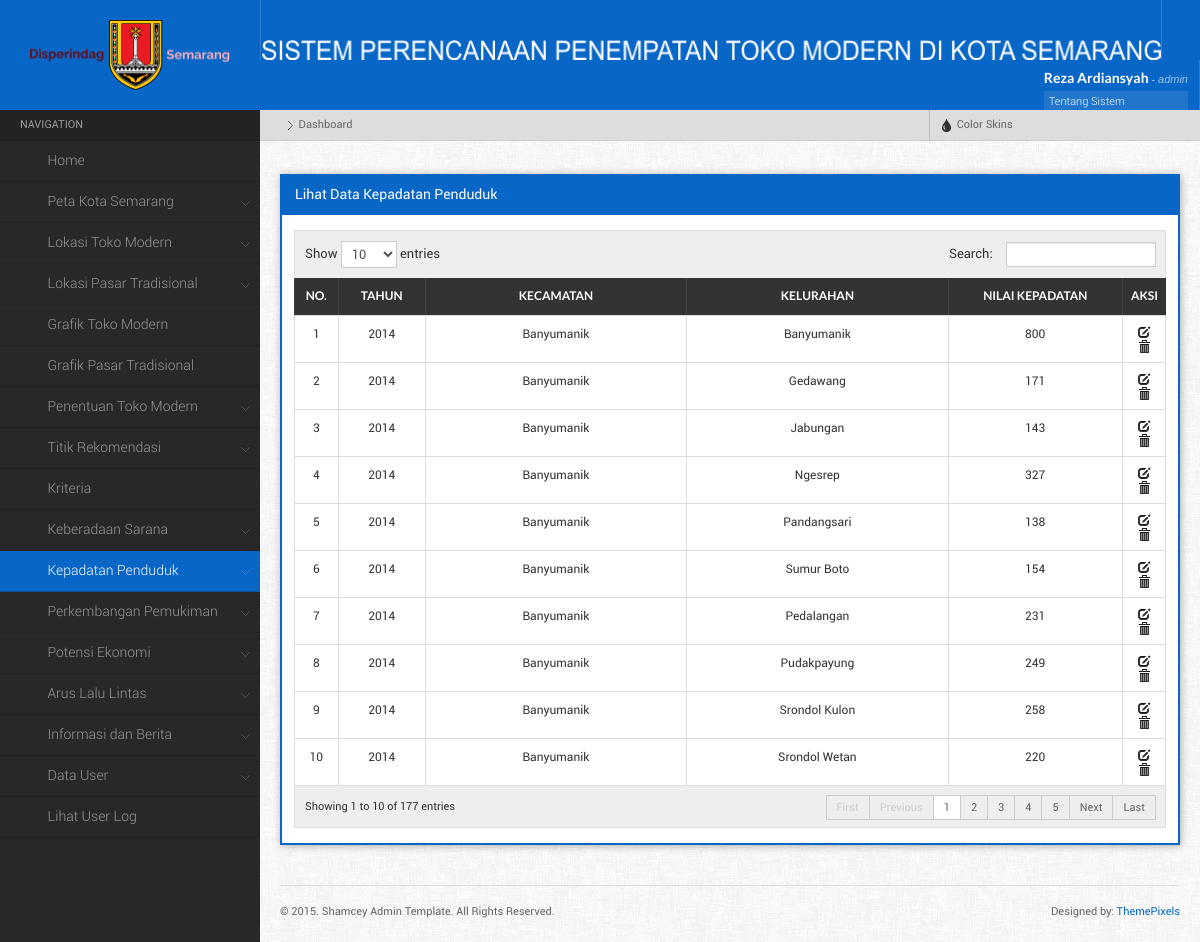
The app's page /main.php?menu=lihatKepadatan (signed in), older data.
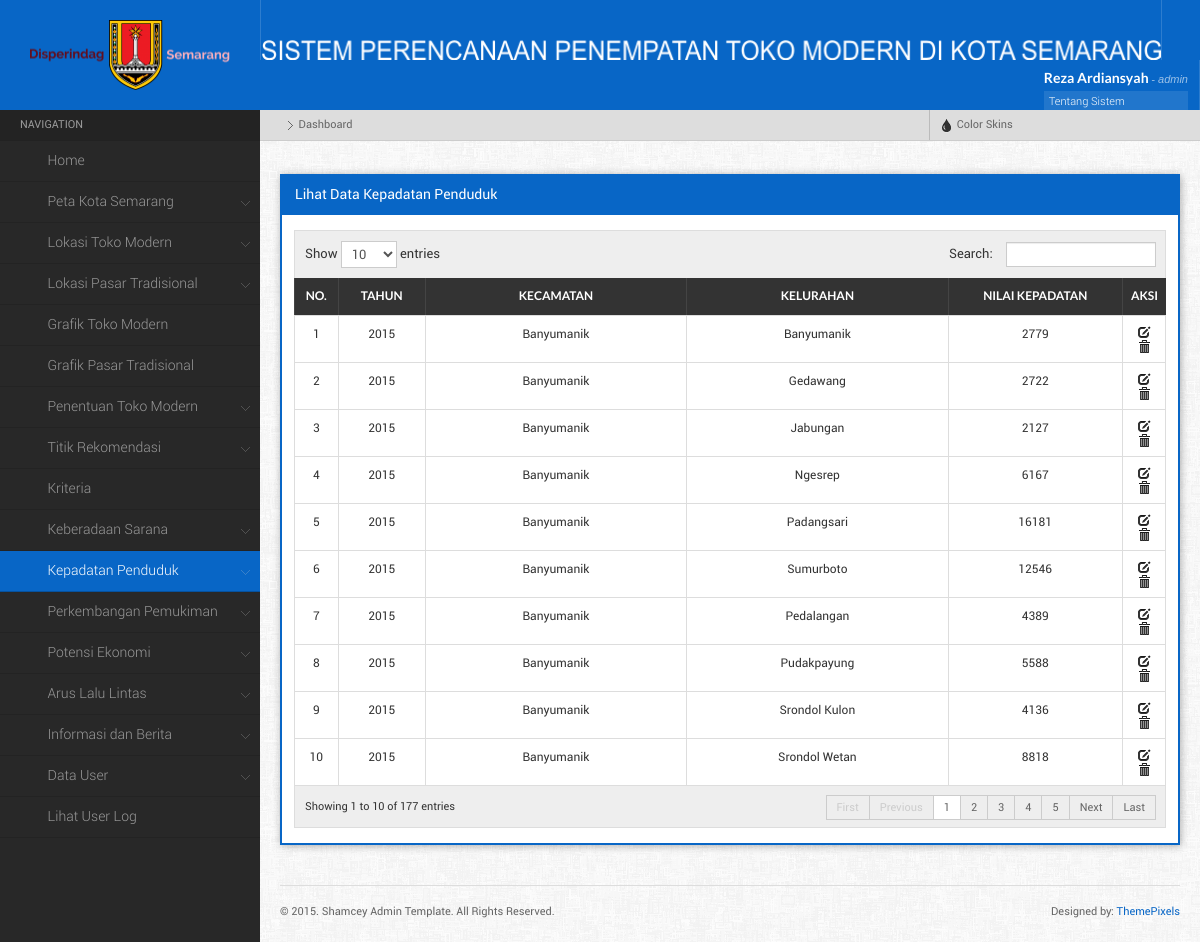
The same page, newer data.
### tables this page shows
CREATE TABLE `kepadatan_penduduk` (
  `id_kepadatan` int(11) NOT NULL,
  `id_kelurahan` int(11) NOT NULL,
  `tahun` year(4) NOT NULL,
  `nilai_kepadatan` int(11) NOT NULL,
  `id_klasifikasikepadatan` int(11) NOT NULL
);

CREATE TABLE `kecamatan` (
  `id_kecamatan` int(11) NOT NULL,
  `nama_kecamatan` varchar(50) NOT NULL,
  `latitude` varchar(25) NOT NULL,
  `longitude` varchar(25) NOT NULL
);

CREATE TABLE `kelurahan` (
  `id_kelurahan` int(11) NOT NULL,
  `id_kecamatan` int(11) NOT NULL,
  `Kelurahan` char(50) DEFAULT NULL,
  `Geometry` longblob,
  `Luas` decimal(10,3) DEFAULT NULL,
  `XMin` int(11) DEFAULT NULL,
  `XMax` int(11) DEFAULT NULL,
  `YMin` int(11) DEFAULT NULL,
  `YMax` int(11) DEFAULT NULL,
  `id_lokasi` int(11) NOT NULL
);

### component/lihat_kepadatan.php (the view, shortened to what this page needs)
<?php
	$query = mysql_query("SELECT * FROM kepadatan_penduduk a, kelurahan b, kecamatan c
							WHERE a.id_kelurahan = b.id_kelurahan
							AND b.id_kecamatan = c.id_kecamatan
							ORDER BY tahun DESC, c.id_kecamatan ASC") or die (mysql_error());
    echo "<div class=\"widget\">
			<h4 class=\"widgettitle\">Lihat Data Kepadatan Penduduk</h4>
			<div class=\"widgetcontent\">
            <table id=\"dyntable\" class=\"table table-bordered responsive\">
                <thead>
                    <tr>
                        <th></th>
                        <th><center>No.</th>
						<th><center>Tahun</th>
                        <th><center>Kecamatan</th>
						<th><center>Kelurahan</th>
						<th><center>Nilai Kepadatan</th>
						<th><center>Aksi</th>
                    </tr>
                </thead>
				<tbody>";
				$no = 1;
				while($pecah = mysql_fetch_array($query)){
					echo "<tr class=\" \">
						<td></td>
						<td style='width:5%;'><center>$no</td>
						<td style='width:10%;'><center>$pecah[tahun]</td>
						<td style='width:30%;'><center>$pecah[nama_kecamatan]</td>
						<td style='width:30%;'><center>$pecah[Kelurahan]</td>
						<td style='width:20%;'><center>$pecah[nilai_kepadatan]</td>
						<td class=\"center\" style=\"width: 5%;\">
							<a href= \"main.php?menu=editKepadatan&id_kepadatan=$pecah[id_kepadatan]\" title=\"Edit\"><i  class=\"icon-edit\"></i></a>
							<a href=\"main.php?menu=hapusKepadatan&id_kepadatan=$pecah[id_kepadatan]\" title=\"Hapus\" onClick=\"return confirm('Apakah Anda yakin ingin menghapus data ini?')\" class=\"icon-trash\"><i></i></a>
						</td>";
					echo "</td>
					</tr>";
				$no++;
				};
				echo "</tbody>
			</table>
		</div>
		</div>
	";
?>

### main.php (shortened to what this page needs)
<?php
if (empty($_SESSION['username']) AND empty ($_SESSION['id_user'])){
	echo "<meta http-equiv=\"refresh\" content=\"0; url=index.php\">";
}else{
?>
<html>
	<head>
		<link rel="stylesheet" href="css/style.default.css" type="text/css" />
		<link rel="stylesheet" href="css/responsive-tables.css">
		<link rel="stylesheet" href="css/bootstrap-fileupload.min.css" type="text/css" />
		<link rel="stylesheet" href="css/bootstrap-timepicker.min.css" type="text/css" />
	</head>
	<body>
		<?php
			function setActive($d){
				if(ISSET($_GET['menu'])){
					if($_GET['menu'] == $d){
						echo "class='active'";
					}
				}
			}
			function setActive1(){
			echo "active";
			}
		?>
	<div class="mainwrapper">
    <div class="header">
		<div class="logo">
			<img src="images/disperindag.png" alt="" style=" width:200px; height:70px; margin-top:-20px; !important" />
		</div>
			<div class="headerinner">
                <ul class="headmenu">
					<li>
						<img src="images/logo8.png" alt="" style=" width:900px; height:20px; margin-top:40px; !important"  />
					</li>
				<li class="right">
                    <div class="userloggedinfo">
                        <div class="userinfo">
                            <h5><?php echo $_SESSION['nama_user']; ?> <small>- <?php echo $_SESSION['username']; ?></small></h5>
                            <ul>
								<li> <a  data-toggle="modal" href="#myModal">Tentang Sistem <span class="iconfa-question-sign"></span></a></li>
                                <li><a href="main.php?menu=editProfile">Edit Profile <span class="iconfa-cog"></span></a></li>
                                <li><a href="logout.php">Sign Out <span class="iconfa-signout"></span></a></li>
                            </ul>
                        </div>
                    </div>
                </li>
				</ul>
			</div>
    </div>
    <div class="leftpanel">
        <div class="leftmenu">
            <ul class="nav nav-tabs nav-stacked">
            	<li class="nav-header">Navigation</li>
					<?php
						if($_SESSION['level'] == '1'){
					?>
						<li <?php setActive('dashboard');?>><a href="main.php"><span class="iconfa-home"></span>Home</a>
						</li>
						<li class="dropdown  <?php if (($_GET['menu'] == 'petaSemarang') || ($_GET['menu'] == 'petaSemarangapi')){ setActive1(); }?>"><a href=""><span class="iconfa-globe"></span>Peta Kota Semarang</a>
						</li>
						<li class="dropdown  <?php if (($_GET['menu'] == 'formToko') || ($_GET['menu'] == 'lihatToko')){ setActive1(); }?>"><a href=""><span class="iconfa-tags"></span>Lokasi Toko Modern</a>
						</li>
						<li class="dropdown  <?php if (($_GET['menu'] == 'formPasar') || ($_GET['menu'] == 'lihatPasar')){ setActive1(); }?>"><a href=""><span class="iconfa-shopping-cart"></span>Lokasi Pasar Tradisional</a>
						</li>
						<li <?php setActive('grafikToko');?>><a href="main.php?menu=grafikToko"><span class="iconfa-bar-chart"></span>Grafik Toko Modern</a>
						</li>
						<li <?php setActive('grafikPasar');?>><a href="main.php?menu=grafikPasar"><span class="iconfa-signal"></span>Grafik Pasar Tradisional</a>
						</li>
						<li class="dropdown  <?php if (($_GET['menu'] == 'penentuanToko') || ($_GET['menu'] == 'penentuanTokoall')){ setActive1(); }?>"><a href=""><span class="iconfa-map-marker"></span>Penentuan Toko Modern</a>
						</li>
						<li class="dropdown  <?php if (($_GET['menu'] == 'formTitik') || ($_GET['menu'] == 'lihatTitik')){ setActive1(); }?>"><a href=""><span class="iconfa-screenshot"></span>Titik Rekomendasi</a>
						</li>
						<li <?php setActive('lihatKriteria');?>><a href="main.php?menu=lihatKriteria"><span class="iconfa-wrench"></span>Kriteria</a>
						</li>
						<li class="dropdown  <?php if (($_GET['menu'] == 'formKeberadaan') || ($_GET['menu'] == 'lihatKeberadaan')){ setActive1(); }?>"><a href=""><span class="iconfa-umbrella"></span>Keberadaan Sarana</a>
						</li>
						<li class="dropdown  <?php if (($_GET['menu'] == 'formKepadatan') || ($_GET['menu'] == 'lihatKepadatan')){ setActive1(); }?>"><a href=""><span class="iconfa-th-large"></span>Kepadatan Penduduk</a>
						</li>
						<li class="dropdown  <?php if (($_GET['menu'] == 'formPerkembangan') || ($_GET['menu'] == 'lihatPerkembangan')){ setActive1(); }?>"><a href=""><span class="iconfa-th"></span>Perkembangan Pemukiman</a>
						</li>
						<li class="dropdown  <?php if (($_GET['menu'] == 'formPotensi') || ($_GET['menu'] == 'lihatPotensi')){ setActive1(); }?>"><a href=""><span class="iconfa-align-left"></span>Potensi Ekonomi</a>
						</li>
						<li class="dropdown  <?php if (($_GET['menu'] == 'formArus') || ($_GET['menu'] == 'lihatArus')){ setActive1(); }?>"><a href=""><span class="iconfa-road"></span>Arus Lalu Lintas</a>
						</li>
						<li class="dropdown  <?php if (($_GET['menu'] == 'formInfo') || ($_GET['menu'] == 'lihatInfo')){ setActive1(); }?>"><a href=""><span class="iconfa-info-sign"></span>Informasi dan Berita</a>
						</li>
						<li class="dropdown <?php if (($_GET['menu'] == 'formInputUser') || ($_GET['menu'] == 'lihatUser')){ setActive1(); }?>"><a href=""><span class="iconfa-user"></span>Data User</a>
						</li>
						<li <?php setActive('lihatLog');?>><a href="main.php?menu=lihatLog"><span class="iconfa-pencil"></span>Lihat User Log</a>
						</li>
						<?php }
						 ?>
			</ul>
        </div>
    </div>
    <div class="rightpanel">
        <ul class="breadcrumbs">
            <li><a href="main.php"><i class="iconfa-home"></i></a> <span class="separator"></span></li>
            <li>Dashboard</li>
			<li class="right">
                    <a href="" data-toggle="dropdown" class="dropdown-toggle"><i class="icon-tint"></i> Color Skins</a>
            </li>
        </ul>
        <div class="maincontent">
            <div class="maincontentinner" style='position:relative;'>
			<?php
			if(ISSET($_GET['menu'])){
				$d = $_GET['menu'];
				if($d == 'home'){
					include "component/home.php";
				}else if($d == 'dashboard'){
					include "main.php";
				}else if($d == 'editProfile'){
					include "component/editprofile.php";
				}else if($d == 'resetPass'){
					include "component/resetpass.php";
				}else if($d == 'formInputUser'){
					include "component/form_user.php";
				}else if($d == 'lihatUser'){
					include "component/lihat_user.php";
				}else if($d == 'reset'){
					include "component/resetpass.php";
				}else if($d == 'hapusUser'){
					include "component/hapus_user.php";
				}else if($d == 'lihatLog'){
					include "component/lihat_log.php";
				}else if($d == 'formTitik'){
					include "component/form_titik.php";
				}else if($d == 'lihatTitik'){
					include "component/lihat_titik.php";
				}else if($d == 'editTitik'){
					include "component/form_edit_titik.php";
				}else if($d == 'hapusTitik'){
					include "component/hapus_titik.php";
				}else if($d == 'lihatKriteria'){
					include "component/lihat_kriteria.php";
				}else if($d == 'editKriteria'){
					include "component/form_edit_kriteria.php";
				}else if($d == 'hapusKriteria'){
					include "component/hapus_kriteria.php";
				}else if($d == 'formKeberadaan'){
					include "component/form_keberadaan.php";
				}else if($d == 'lihatKeberadaan'){
					include "component/lihat_keberadaan.php";
				}else if($d == 'editKeberadaan'){
					include "component/form_edit_keberadaan.php";
				}else if($d == 'hapusKeberadaan'){
					include "component/hapus_keberadaan.php";
				}else if($d == 'formKepadatan'){
					include "component/form_kepadatan.php";
				}else if($d == 'lihatKepadatan'){
					include "component/lihat_kepadatan.php";
				}else if($d == 'editKepadatan'){
					include "component/form_edit_kepadatan.php";
				}else if($d == 'hapusKepadatan'){
					include "component/hapus_kepadatan.php";
				}else if($d == 'formPerkembangan'){
					include "component/form_perkembangan.php";
				}else if($d == 'lihatPerkembangan'){
					include "component/lihat_perkembangan.php";
				}else if($d == 'editPerkembangan'){
					include "component/form_edit_perkembangan.php";
				}else if($d == 'hapusPerkembangan'){
					include "component/hapus_perkembangan.php";
				}else if($d == 'formPotensi'){
					include "component/form_potensi.php";
				}else if($d == 'lihatPotensi'){
					include "component/lihat_potensi.php";
				}else if($d == 'editPotensi'){
					include "component/form_edit_potensi.php";
				}else if($d == 'hapusPotensi'){
					include "component/hapus_potensi.php";
				}else if($d == 'formArus'){
					include "component/form_arus.php";
				}else if($d == 'lihatArus'){
					include "component/lihat_arus.php";
				}else if($d == 'editArus'){
					include "component/form_edit_arus.php";
				}else if($d == 'hapusArus'){
					include "component/hapus_arus.php";
				}else if($d == 'formInfo'){
					include "component/form_info.php";
				}else if($d == 'lihatInfo'){
					include "component/lihat_info.php";
				}else if($d == 'editInfo'){
					include "component/form_edit_info.php";
				}else if($d == 'hapusInfo'){
					include "component/hapus_info.php";
				}else if($d == 'petaToko'){
					include "component/peta_toko.php";
				}else if($d == 'formToko'){
					include "component/form_toko.php";
				}else if($d == 'lihatToko'){
					include "component/lihat_toko.php";
				}else if($d == 'editToko'){
					include "component/form_edit_toko.php";
				}else if($d == 'hapusToko'){
					include "component/hapus_toko.php";
				}else if($d == 'petaPasar'){
					include "component/peta_pasar.php";
				}else if($d == 'formPasar'){
					include "component/form_pasar.php";
				}else if($d == 'lihatPasar'){
					include "component/lihat_pasar.php";
				}else if($d == 'editPasar'){
					include "component/form_edit_pasar.php";
				}else if($d == 'hapusPasar'){
					include "component/hapus_pasar.php";
				}else if($d == 'formGaleri'){
					include "component/form_galeri.php";
				}else if($d == 'lihatGaleri'){
					include "component/lihat_galeri.php";
				}else if($d == 'editGaleri'){
					include "component/form_edit_galeri.php";
				}else if($d == 'hapusGaleri'){
					include "component/hapus_galeri.php";
				}else if($d == 'formPegawai'){
					include "component/form_pegawai.php";
				}else if($d == 'lihatPegawai'){
					include "component/lihat_pegawai.php";
				}else if($d == 'editPegawai'){
					include "component/form_edit_pegawai.php";
				}else if($d == 'hapusPegawai'){
					include "component/hapus_pegawai.php";
				}else if($d == 'grafikToko'){
					include "component/grafik_toko.php";
				}else if($d == 'grafikPasar'){
					include "component/grafik_pasar.php";
				}else if($d == 'penentuanToko'){
					include "component/penentuan_toko.php";
				}else if($d == 'hasilHitung'){
					include "component/hasil.php";
				}else if($d == 'penentuanTokoall'){
					include "component/penentuan_tokoall.php";
				}else if($d == 'hasilHitungall'){
					include "component/hasilall.php";
				}else if($d == 'petaSemarangapi'){
					include "component/peta_api.php";
				}else if($d == 'petaSemarang'){
					include "component/peta.php";
				}
				else{
				echo"<h4 class='widgettitle'>Home</h4><div class='widgetcontent'> <img src='img/home7.jpg'/></div>";
				}
			}else{
				echo"<h4 class='widgettitle'>Home</h4><div class='widgetcontent'> <img src='img/home7.jpg'/></div>";
			};?>
                <div class="footer">
                    <div class="footer-left">
                        <span>&copy; 2015. Shamcey Admin Template. All Rights Reserved.</span>
                    </div>
                    <div class="footer-right">
                        <span>Designed by: <a href="http://themepixels.com/">ThemePixels</a></span>
                    </div>
                </div>
            </div>
        </div>
    </div>
	</div>
	</body>
</html>
<?php }?>

### css/responsive-tables.css (style rules this page uses)
table.responsive { margin-bottom: 0; }
table.responsive td, table.responsive th { position: relative; overflow: hidden; white-space: wrap !important; }

Row changes from the older to the newer data that the page shows:
changed kepadatan_penduduk (number 1 of 10 on the later page): tahun "2014" → "2015"; nilai_kepadatan "800" → "2779"
changed kepadatan_penduduk "Gedawang": tahun "2014" → "2015"; nilai_kepadatan "171" → "2722"
changed kepadatan_penduduk "Jabungan": tahun "2014" → "2015"; nilai_kepadatan "143" → "2127"
changed kepadatan_penduduk "Ngesrep": tahun "2014" → "2015"; nilai_kepadatan "327" → "6167"
changed kepadatan_penduduk: tahun "2014" → "2015"; id_kelurahan.Kelurahan "Pandangsari" → "Padangsari"; nilai_kepadatan "138" → "16181"
changed kepadatan_penduduk: tahun "2014" → "2015"; id_kelurahan.Kelurahan "Sumur Boto" → "Sumurboto"; nilai_kepadatan "154" → "12546"
changed kepadatan_penduduk "Pedalangan": tahun "2014" → "2015"; nilai_kepadatan "231" → "4389"
changed kepadatan_penduduk "Pudakpayung": tahun "2014" → "2015"; nilai_kepadatan "249" → "5588"
changed kepadatan_penduduk "Srondol Kulon": tahun "2014" → "2015"; nilai_kepadatan "258" → "4136"
changed kepadatan_penduduk "Srondol Wetan": tahun "2014" → "2015"; nilai_kepadatan "220" → "8818"
